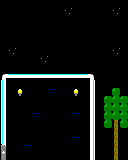

This game map was drawn from its Tiled (.tmx) file and the tilesets committed beside it. A one-line description and the full map source follow:
An orthogonal 16x20 tile map with 8x8 px tiles, 1 tile layer (Tile Layer 1).

<map version="1.10" tiledversion="1.10.2" orientation="orthogonal" renderorder="right-down" width="16" height="20" tilewidth="8" tileheight="8" infinite="0" nextlayerid="2" nextobjectid="1">
 <tileset firstgid="1" name="tileset" tilewidth="8" tileheight="8" tilecount="20" columns="4">
  <image source="tileset.png" width="32" height="40" />
 </tileset>
 <layer id="1" name="Tile Layer 1" width="16" height="20">
  <data encoding="csv">
1,1,1,1,1,1,1,1,1,1,1,1,1,1,1,1,
1,1,1,1,1,1,1,1,11,1,1,1,1,1,11,1,
1,1,1,1,1,1,1,1,1,1,1,1,1,1,1,1,
1,1,1,1,1,1,1,1,1,1,1,1,1,1,1,1,
1,1,1,1,1,1,1,1,1,1,1,1,1,1,1,1,
1,1,1,1,1,1,1,1,1,1,1,1,1,1,1,1,
1,11,1,1,1,1,1,1,1,1,1,1,1,1,11,1,
1,1,1,1,1,11,1,1,1,1,1,1,1,1,1,1,
1,1,1,1,1,1,1,1,1,1,1,1,1,1,1,1,
7,5,5,5,5,5,5,5,5,5,5,8,1,1,1,1,
3,1,1,1,1,1,1,1,1,1,1,4,1,1,1,1,
3,1,12,1,1,1,19,1,1,12,1,4,1,1,15,1,
3,1,1,1,1,1,1,1,1,1,1,4,1,15,15,15,
3,1,1,1,1,1,1,1,1,1,1,4,1,15,15,15,
3,1,1,1,19,1,1,1,1,19,1,4,1,15,15,15,
3,1,1,1,1,1,1,1,1,1,1,4,1,15,14,15,
3,1,1,1,1,1,1,1,1,1,1,4,1,1,14,1,
3,1,1,1,1,1,1,1,1,19,1,4,1,1,14,1,
17,1,1,19,1,1,1,1,1,1,1,4,1,1,14,1,
18,1,1,1,1,1,1,1,1,1,1,4,1,1,14,1
  </data>
 </layer>
</map>
